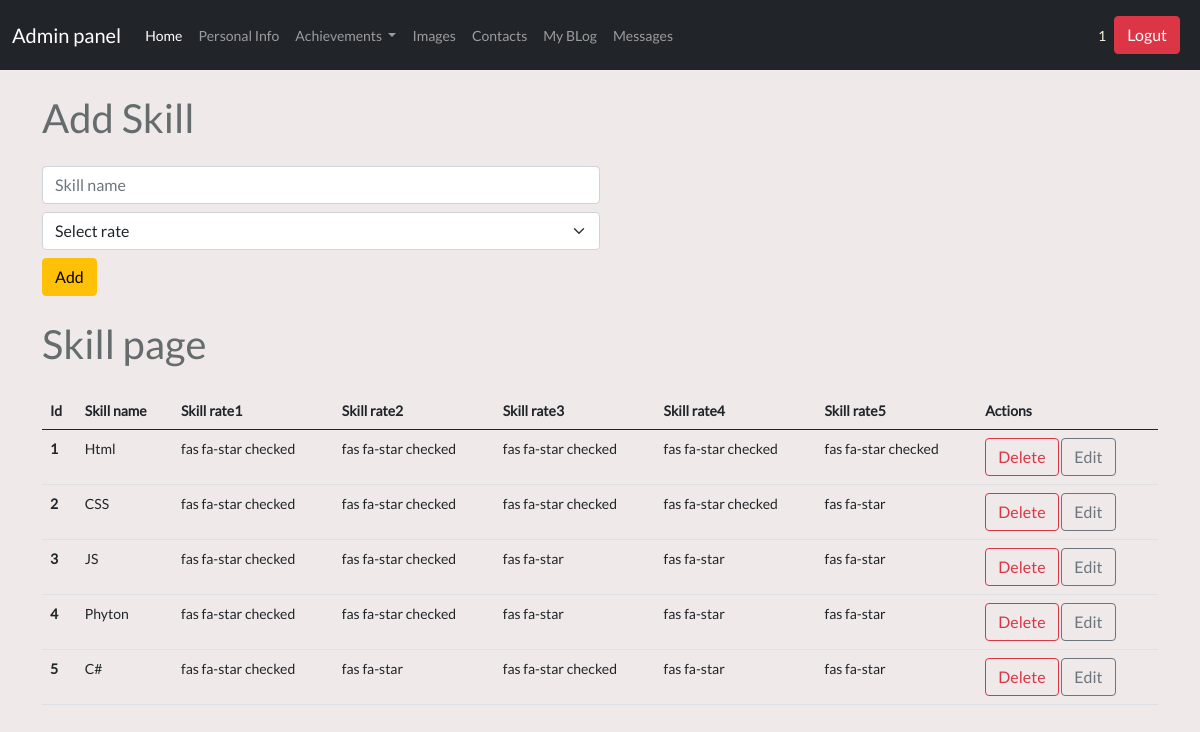
Page /admin/skill (signed in) on the earlier database version.
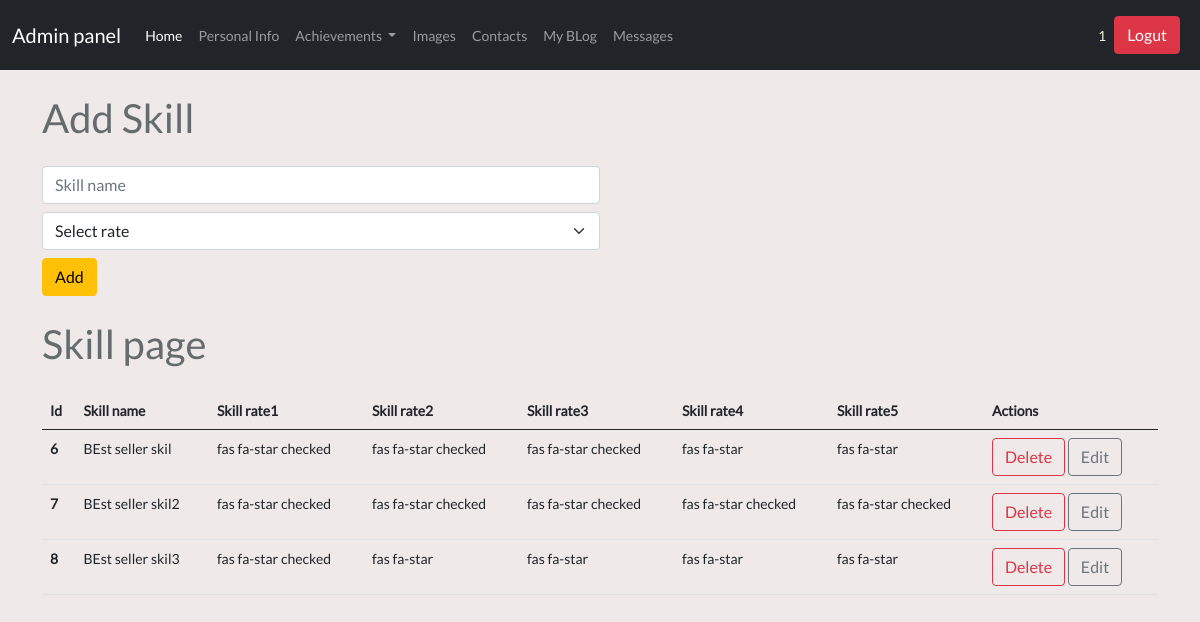
Same page on the later database version.
### tables this page shows
CREATE TABLE user (
	id INTEGER NOT NULL, 
	username VARCHAR(20), 
	email VARCHAR(50), 
	password VARCHAR(80), 
	PRIMARY KEY (id), 
	UNIQUE (username), 
	UNIQUE (email)
);

CREATE TABLE skill (
	id INTEGER NOT NULL, 
	skill_name VARCHAR(50), 
	skill_rate1 VARCHAR(50), 
	skill_rate2 VARCHAR(50), 
	skill_rate3 VARCHAR(50), 
	skill_rate4 VARCHAR(50), 
	skill_rate5 VARCHAR(50), 
	PRIMARY KEY (id)
);

### controllers/admin/skill.py (the view, shortened to what this page needs)
@app.route('/admin/skill',methods=['GET','POST'])
@login_required
def admin_skill_index():
    from run import db
    from models import Skill
    skills=Skill.query.all()
    return render_template('admin/skill.html',skills=skills)

### controllers/admin/main.py (called while the page is built)
@app.before_request
def before_request():
    g.user = current_user

### run.py (called while the page is built)
@login_manager.user_loader
def load_user(user_id):
    from models import User
    return User.query.get(user_id)

### templates/admin/skill.html (shortened to what this page needs)
{% extends "admin/dashboard.html" %} {% block content %}
<div class="container">
  <h1 class="adminpage ml-4 mt-4">Add Skill</h1>
  <form action="/admin/skill" method="POST" class="w-50 ml-4 mt-4">
    <input
      type="text"
      name="skill_name"
      class="form-control my-2"
      placeholder="Skill name"
    />
    <select
      name="skill-select"
      class="form-select"
      aria-label="Default select example"
    >
      <option selected disabled>Select rate</option>
    </select>
    <input type="submit" class="btn btn-warning my-2" value="Add" />
  </form>
  <h1 class="adminpage ml-4 mt-3">Skill page</h1>
  <table class="table table-hover mt-4 ml-4">
    <thead>
      <tr>
        <th scope="col">Id</th>
        <th scope="col">Skill name</th>
        <th scope="col">Skill rate1</th>
        <th scope="col">Skill rate2</th>
        <th scope="col">Skill rate3</th>
        <th scope="col">Skill rate4</th>
        <th scope="col">Skill rate5</th>
        <th scope="col">Actions</th>
      </tr>
    </thead>
    <tbody>
      {% for skill in skills %}
      <tr>
        <th scope="row">{{skill.id}}</th>
        <td>{{skill.skill_name}}</td>
        <td>{{skill.skill_rate1}}</td>
        <td>{{skill.skill_rate2}}</td>
        <td>{{skill.skill_rate3}}</td>
        <td>{{skill.skill_rate4}}</td>
        <td>{{skill.skill_rate5}}</td>
        <td>
          <a href="/deleteskill/{{skill.id}}" class="btn btn-outline-danger"
            >Delete</a
          >
          <a href="/updateskill/{{skill.id}}" class="btn btn-outline-secondary"
            >Edit</a
          >
        </td>
      </tr>
      {% endfor %}
    </tbody>
  </table>
</div>
{% endblock %}

### templates/admin/dashboard.html (shortened to what this page needs)
<!DOCTYPE html>
<html lang="en">
  <head>
    <link
      href="{{ url_for('static', filename='bootstrap.min.css') }}"
      rel="stylesheet"
    />
    <link rel="stylesheet" href="/static/admin/css/style.css" />
  </head>
  <body>
    <nav class="navbar navbar-expand-lg navbar-dark bg-dark">
      <div class="container-fluid">
        {% if '/admin/dashboard' in request.path %}
        <span class="navbar-brand">Admin panel</span>
        {% else %}
        <a class="navbar-brand" href="/admin/dashboard">Admin panel</a>
        {% endif %}
        <div class="collapse navbar-collapse" id="navbarText">
          <ul class="navbar-nav me-auto mb-2 mb-lg-0">
            <li class="nav-item">
              <a class="nav-link active" aria-current="page" href="/admin/home"
                >Home</a
              >
            </li>
            <li class="nav-item">
              <a class="nav-link" href="/admin/persinfo">Personal Info</a>
            </li>
            <li class="nav-item dropdown">
              <a
                class="nav-link dropdown-toggle"
                href="#"
                id="navbarScrollingDropdown"
                role="button"
                data-bs-toggle="dropdown"
                aria-expanded="false"
              >
                Achievements
              </a>
            </li>
            <li class="nav-item">
              <a class="nav-link" href="/admin/images">Images</a>
            </li>
            <li class="nav-item">
              <a class="nav-link" href="/admin/socialprof">Contacts</a>
            </li>
            <li class="nav-item">
              <a class="nav-link" href="/admin/myblog">My BLog</a>
            </li>
            <li class="nav-item">
              <a class="nav-link" href="/admin/form">Messages</a>
            </li>
          </ul>
          <div class="d-flex align-items-center">
            <div style="color: beige">{{ current_user.username }}</div>
            <button
              class="btn btn-danger m-2"
              onclick="window.location.href = '/logout'"
            >
              Logut
            </button>
          </div>
        </div>
      </div>
    </nav>
    {% block content %} {% endblock %}
  </body>
</html>

### static/app/css/style.css (style rules this page uses)
body { font-family: Lato, serif, Calibri, Arial; font-size: 14px; background-color: #efe9e9; color: #656c6d; font-weight: 400; margin: 0; padding: 0; box-sizing: border-box; }

Differences in the rows shown:
removed skill: id "1", skill_name "Html", skill_rate1 "fas fa-star checked", skill_rate2 "fas fa-star checked", skill_rate3 "fas fa-star checked", skill_rate4 "fas fa-star checked", skill_rate5 "fas fa-star checked"
removed skill: id "2", skill_name "CSS", skill_rate1 "fas fa-star checked", skill_rate2 "fas fa-star checked", skill_rate3 "fas fa-star checked", skill_rate4 "fas fa-star checked", skill_rate5 "fas fa-star"
removed skill: id "3", skill_name "JS", skill_rate1 "fas fa-star checked", skill_rate2 "fas fa-star checked", skill_rate3 "fas fa-star", skill_rate4 "fas fa-star", skill_rate5 "fas fa-star"
removed skill: id "4", skill_name "Phyton", skill_rate1 "fas fa-star checked", skill_rate2 "fas fa-star checked", skill_rate3 "fas fa-star", skill_rate4 "fas fa-star", skill_rate5 "fas fa-star"
removed skill: id "5", skill_name "C#", skill_rate1 "fas fa-star checked", skill_rate2 "fas fa-star", skill_rate3 "fas fa-star checked", skill_rate4 "fas fa-star", skill_rate5 "fas fa-star"
added skill: id "6", skill_name "BEst seller skil", skill_rate1 "fas fa-star checked", skill_rate2 "fas fa-star checked", skill_rate3 "fas fa-star checked", skill_rate4 "fas fa-star", skill_rate5 "fas fa-star"
added skill: id "7", skill_name "BEst seller skil2", skill_rate1 "fas fa-star checked", skill_rate2 "fas fa-star checked", skill_rate3 "fas fa-star checked", skill_rate4 "fas fa-star checked", skill_rate5 "fas fa-star checked"
added skill: id "8", skill_name "BEst seller skil3", skill_rate1 "fas fa-star checked", skill_rate2 "fas fa-star", skill_rate3 "fas fa-star", skill_rate4 "fas fa-star", skill_rate5 "fas fa-star"
